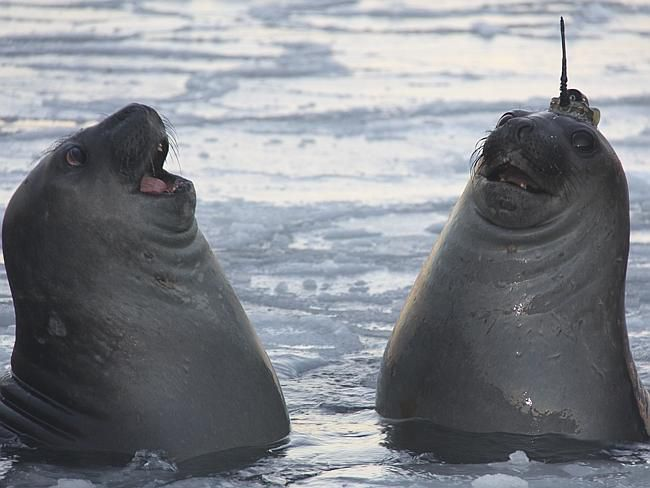
//> input picture HLS_OpenCV/software/datalogger.jpg, 650 x 488 px, given in place of the camera
$ ./main   (built with g++ and OpenCV 4)
//> lines starting //> are read from the running program, lines starting //| are printed output that depends on the picture
/*
 * Empty C++ Application
 */
//g++ demo0.cpp -o demo -lopencv_core -lopencv_highgui -lopencv_imgproc


#include "opencv2/opencv.hpp"
#include <iostream>
#include <stdio.h>


using namespace cv;
using namespace std;

int main(int, char**)
{
    cout << " video demo 1.0 " << endl;
    VideoCapture *cap=new VideoCapture(0); // open the default camera
if(!(cap->isOpened())) return -1;

    Mat edges,frame;
    IplImage im1,im2;
//namedWindow("edges",1);

    for(;;)
    {
        (*cap) >> frame; // get a new frame from camera
//> frame is the input picture: 488 rows x 650 cols, CV_8UC3; mean B, G, R 138.2, 132.6, 129.4
//imshow("frames", frame);
        im1=frame;
        cvShowImage("input",&im1);
        cvtColor(frame, edges, CV_BGR2GRAY);
        GaussianBlur(edges, edges, Size(7,7), 1.5, 1.5);
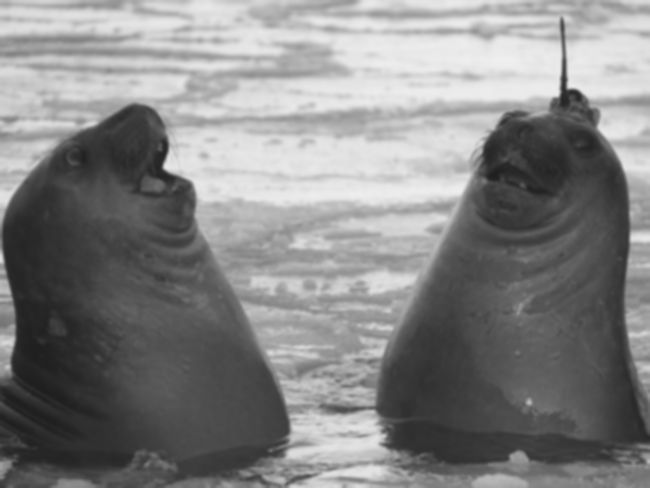
//> edges: 488 rows x 650 cols, CV_8UC1; min 30, max 239, mean 132.3
        Canny(edges, edges, 0, 30, 3);
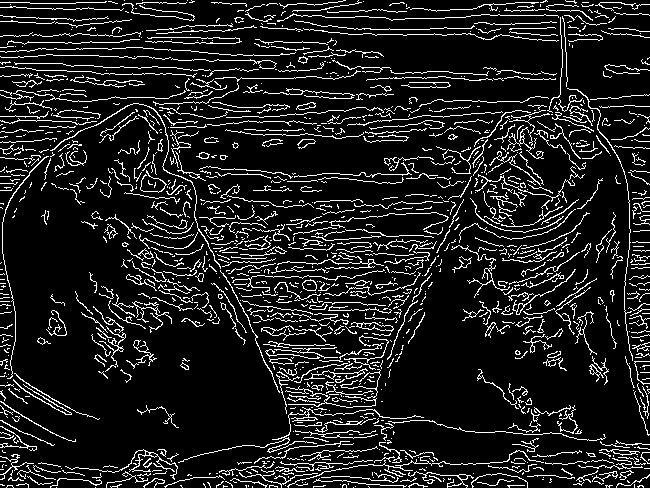
//> edges: 488 rows x 650 cols, CV_8UC1; 11.9% white in thin lines or dots
//imshow("edges", edges);
        im2=edges;
        cvShowImage("software edges",&im2);
        if(waitKey(1) >= 0) break;
//> the Esc key is pressed
    }
    return 0;
}
